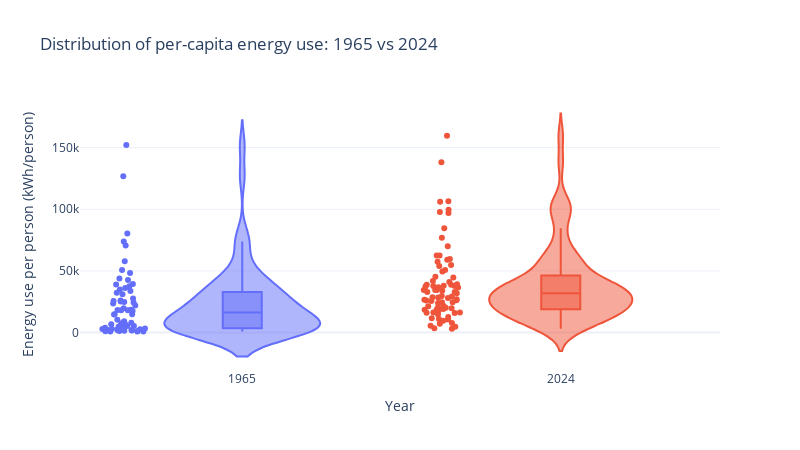

The notebook cell this image was saved under:
### Markdown cell above
<p style="font-family: Arial; font-size: 20px;">
3. Violin Plot: Global Energy Use Distribution (1965 vs 2024)
</p>

<p style="font-family: Arial; font-size: 15px;">
The violin plots compare per-capita energy use in 1965 and 2024. In the original scale, the 2024 distribution is clearly shifted to the right, indicating that energy consumption per person has increased across most countries over time. The higher median suggests that the “typical” country now uses more energy than in 1965. At the same time, the longer upper tail in 2024 shows that some high consuming countries have expanded their energy use even further, increasing the gap between countries.

In the log-transformed version, extreme values are compressed, which helps reveal the overall structure of the distribution. Even after adjusting for skewness, the 2024 distribution still remains noticeably higher than 1965. This suggests that the growth in energy consumption is not only driven by a few outliers, but reflects a broader global shift. Overall, the comparison highlights both rising energy demand and persistent inequality in energy use across countries.
</p>

### Code cell
# 1) 读取数据
url = "https://ourworldindata.org/grapher/per-capita-energy-use.csv"
df = pd.read_csv(url)

value_col = [c for c in df.columns if c not in ["Entity", "Code", "Year"]][0]
df[value_col] = pd.to_numeric(df[value_col], errors="coerce")
df = df.dropna(subset=[value_col])

# 2) 只保留国家
countries = df[df["Code"].astype(str).str.len() == 3].copy()

# 3) 只选 1965 和 2024
compare = countries[countries["Year"].isin([1965, 2024])].copy()

# 可选：去极端值（避免一两个国家拉爆图）
low, high = compare[value_col].quantile([0.01, 0.99])
compare = compare[compare[value_col].between(low, high)]

# 4) 画 violin + KDE
fig = px.violin(
    compare,
    x="Year",
    y=value_col,
    color="Year",
    box=True,          # 显示 boxplot
    points="all",      # 显示散点
    hover_name="Entity",
    labels={value_col: "Energy use per person (kWh/person)"},
    title="Distribution of per-capita energy use: 1965 vs 2024"
)

fig.update_layout(
    paper_bgcolor="white",
    plot_bgcolor="white",
    showlegend=False
)

fig.show()

### Figure 1 — Plotly figure (JSON) as saved in the notebook; plotly's stock layout.template omitted (floating-point values rounded to 4 significant figures)
{"data": [{"alignmentgroup": "True", "box": {"visible": true}, "hovertemplate": "<b>%{hovertext}</b><br><br>Year=%{x}<br>Energy use per person (kWh/person)=%{y}<extra></extra>", "hovertext": ["Algeria", "Argentina", "Australia", "Austria", "Belgium", "Brazil", "Bulgaria", "Canada", "Chile", "China", "Colombia", "Cyprus", "Czechia", "Denmark", "Ecuador", "Egypt", "Finland", "France", "Germany", "Greece", "Hong Kong", "Hungary", "Iceland", "India", "Indonesia", "Iran", "Iraq", "Ireland", "Israel", "Italy", "Japan", "Kuwait", "Luxembourg", "Malaysia", "Mexico", "Morocco", "Netherlands", "New Zealand", "Norway", "Pakistan", "Peru", "Philippines", "Poland", "Portugal", "Qatar", "Romania", "Saudi Arabia", "Singapore", "Slovakia", "South Africa", "South Korea", "Spain", "Sri Lanka", "Sweden", "Switzerland", "Taiwan", "Thailand", "Trinidad and Tobago", "Turkey", "United Arab Emirates", "United Kingdom", "United States", "Venezuela", "Vietnam"], "legendgroup": "1965", "marker": {"color": "#636efa"}, "name": "1965", "offsetgroup": "1965", "orientation": "v", "points": "all", "scalegroup": "True", "showlegend": true, "type": "violin", "x": [1965, 1965, 1965, 1965, 1965, 1965, 1965, 1965, 1965, 1965, 1965, 1965, 1965, 1965, 1965, 1965, 1965, 1965, 1965, 1965, 1965, 1965, 1965, 1965, 1965, 1965, 1965, 1965, 1965, 1965, 1965, 1965, 1965, 1965, 1965, 1965, 1965, 1965, 1965, 1965, 1965, 1965, 1965, 1965, 1965, 1965, 1965, 1965, 1965, 1965, 1965, 1965, 1965, 1965, 1965, 1965, 1965, 1965, 1965, 1965, 1965, 1965, 1965, 1965], "x0": " ", "xaxis": "x", "y": [2008.0, 14860.0, 37490.0, 26060.0, 43930.0, 3267.0, 14620.0, 70560.0, 8037.0, 2124.0, 5376.0, 7576.0, 48290.0, 34930.0, 1632.0, 2993.0, 25280.0, 27620.0, 39090.0, 9288.0, 6822.0, 18240.0, 39420.0, 1264.0, 833.8, 3886.0, 2805.0, 23550.0, 17590.0, 18040.0, 18150.0, 152000.0, 126800.0, 3653.0, 6794.0, 1342.0, 33650.0, 32320.0, 57860.0, 1575.0, 4677.0, 1916.0, 24800.0, 5605.0, 22020.0, 14890.0, 80290.0, 25600.0, 24480.0, 18560.0, 2555.0, 10510.0, 957.6, 50820.0, 31160.0, 5361.0, 985.8, 36220.0, 2827.0, 5113.0, 42610.0, 73800.0, 19750.0, 793.3], "y0": " ", "yaxis": "y"}, {"alignmentgroup": "True", "box": {"visible": true}, "hovertemplate": "<b>%{hovertext}</b><br><br>Year=%{x}<br>Energy use per person (kWh/person)=%{y}<extra></extra>", "hovertext": ["Algeria", "Argentina", "Australia", "Austria", "Azerbaijan", "Bangladesh", "Belarus", "Belgium", "Brazil", "Bulgaria", "Canada", "Chile", "China", "Colombia", "Croatia", "Cyprus", "Czechia", "Denmark", "Ecuador", "Egypt", "Estonia", "Finland", "France", "Germany", "Greece", "Hong Kong", "Hungary", "Iceland", "India", "Indonesia", "Iran", "Iraq", "Ireland", "Israel", "Italy", "Japan", "Kazakhstan", "Kuwait", "Latvia", "Lithuania", "Luxembourg", "Malaysia", "Mexico", "Morocco", "Netherlands", "New Zealand", "North Macedonia", "Norway", "Oman", "Pakistan", "Peru", "Philippines", "Poland", "Portugal", "Romania", "Russia", "Saudi Arabia", "Slovakia", "Slovenia", "South Africa", "South Korea", "Spain", "Sri Lanka", "Sweden", "Switzerland", "Taiwan", "Thailand", "Trinidad and Tobago", "Turkey", "Turkmenistan", "Ukraine", "United Arab Emirates", "United Kingdom", "United States", "Uzbekistan", "Venezuela", "Vietnam"], "legendgroup": "2024", "marker": {"color": "#EF553B"}, "name": "2024", "offsetgroup": "2024", "orientation": "v", "points": "all", "scalegroup": "True", "showlegend": true, "type": "violin", "x": [2024, 2024, 2024, 2024, 2024, 2024, 2024, 2024, 2024, 2024, 2024, 2024, 2024, 2024, 2024, 2024, 2024, 2024, 2024, 2024, 2024, 2024, 2024, 2024, 2024, 2024, 2024, 2024, 2024, 2024, 2024, 2024, 2024, 2024, 2024, 2024, 2024, 2024, 2024, 2024, 2024, 2024, 2024, 2024, 2024, 2024, 2024, 2024, 2024, 2024, 2024, 2024, 2024, 2024, 2024, 2024, 2024, 2024, 2024, 2024, 2024, 2024, 2024, 2024, 2024, 2024, 2024, 2024, 2024, 2024, 2024, 2024, 2024, 2024, 2024, 2024, 2024], "x0": " ", "xaxis": "x", "y": [16240.0, 21510.0, 62600.0, 45210.0, 20140.0, 3048.0, 34630.0, 54870.0, 18490.0, 28380.0, 97780.0, 26250.0, 34510.0, 11650.0, 26620.0, 24550.0, 36590.0, 32830.0, 12720.0, 9661.0, 40990.0, 59560.0, 37870.0, 37790.0, 31970.0, 36810.0, 26950.0, 159700.0, 7813.0, 10530.0, 39200.0, 16000.0, 34590.0, 29590.0, 28580.0, 38750.0, 41870.0, 106400.0, 20720.0, 25660.0, 59050.0, 38870.0, 17650.0, 7257.0, 50820.0, 44710.0, 16220.0, 99630.0, 84610.0, 3536.0, 10940.0, 5633.0, 29210.0, 25920.0, 18690.0, 62490.0, 96880.0, 32880.0, 37360.0, 21290.0, 69920.0, 33900.0, 4819.0, 57510.0, 38030.0, 54010.0, 19830.0, 106000.0, 23930.0, 49520.0, 15880.0, 138000.0, 28020.0, 76800.0, 19130.0, 24590.0, 14620.0], "y0": " ", "yaxis": "y"}], "layout": {"height": 450, "legend": {"title": {"text": "Year"}, "tracegroupgap": 0}, "paper_bgcolor": "white", "plot_bgcolor": "white", "showlegend": false, "title": {"text": "Distribution of per-capita energy use: 1965 vs 2024"}, "violinmode": "overlay", "width": 800, "xaxis": {"anchor": "y", "categoryarray": [1965, 2024], "categoryorder": "array", "domain": [0, 1], "title": {"text": "Year"}}, "yaxis": {"anchor": "x", "domain": [0, 1], "title": {"text": "Energy use per person (kWh/person)"}}}}
